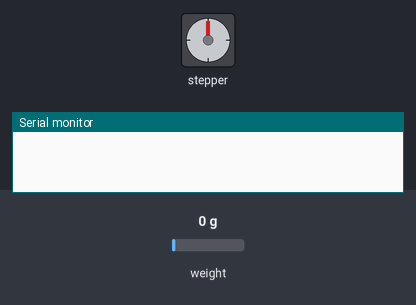
Simulated run of this sketch. Board: Arduino Uno, built with avr-gcc and run on an emulated ATmega328P. On the bench: stepper motor, the last lines printed to the serial monitor. The test bench sets the inputs (shaded band); at power-on: weight on the scale 0 g. Stepper angles assume 5 steps per turn.

Above: at 0.1 s.
At 10.11 s:
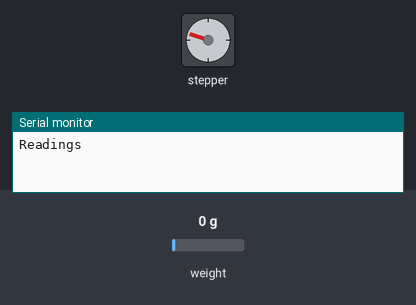
At 19.98 s:
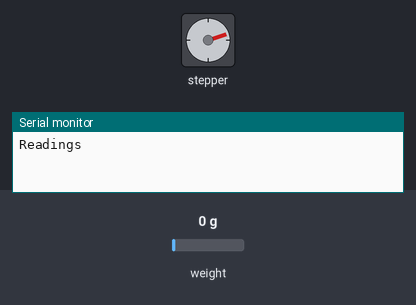
At 39.93 s:
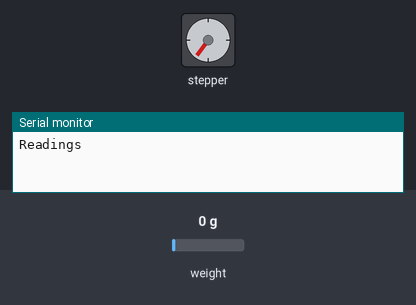
Timing chart, 0 to 40.0 s (numbered marks = the images above):
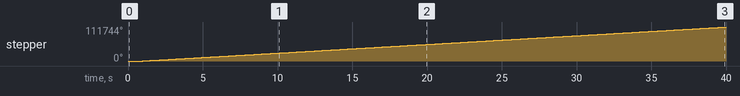

Measured:
- by itself, stepper: keeps turning clockwise at about 2867°/s

The sketch:

Fabric_motor_and_load_cell_prototype.ino
```cpp
#include "HX711.h"
#include "Stepper.h"
/*
Serial.print("Reading:");
  units = scale.get_units();
  Serial.print(units);
  Serial.println(" Newtons");
  if(incomingByte=='0')
    exit(0);
*/
HX711 scale;

uint8_t DAT = 8;
uint8_t CLK = 7;
const int stepPin = 3;
const int dirPin = 2;
float calibration_factor = 607; //defined with calibration code
float units;
int incomingByte = Serial.read();
int j = 0;

const int stepsPerRevolution = 5;
Stepper myStepper = Stepper(stepsPerRevolution, 2,3);

void setup() {
  scale.begin(DAT, CLK);
  pinMode(stepPin,OUTPUT);
  pinMode(dirPin,OUTPUT);
  pinMode(CLK, INPUT);
  pinMode(DAT, INPUT);
  Serial.begin(9600);
  scale.set_scale(calibration_factor);
  scale.tare();

  Serial.println("Readings");
}

void loop() {
  for (int i=0; i<4; i++) {
    myStepper.step(1);
    //i++;
  }
  delay(100);
}
  //Serial.println("Reading:");
/*  j++;
if (j = 5)  exit(0);


    /*units = scale.get_units();
    Serial.print(units);
    Serial.println(" Newtons");
    if(incomingByte=='0')
      exit(0);
  */
```
